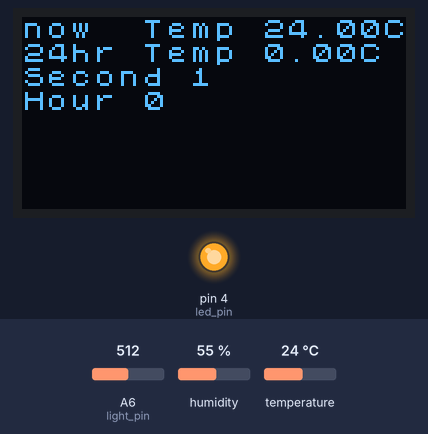
Bench run of a sketch on a simulated Arduino Nano, built with avr-gcc and run on an emulated ATmega328P. On the bench: 128×64 one-colour display, output pins drawn as LEDs (lit = HIGH). The inputs (shaded band) are chosen by the test bench; at power-on: temperature 24 °C, A6 (light_pin) = 512, humidity 55 %. What the sketch prints to the serial monitor is not drawn.

Above: at 1.8 s.
1.9 s: temperature set to 4 °C
At 4.3 s:
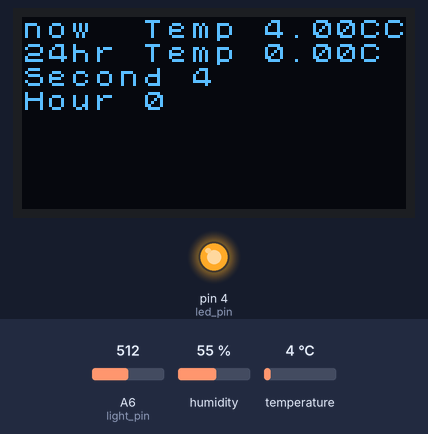
4.4 s: temperature set to 1 °C
At 7.1 s:
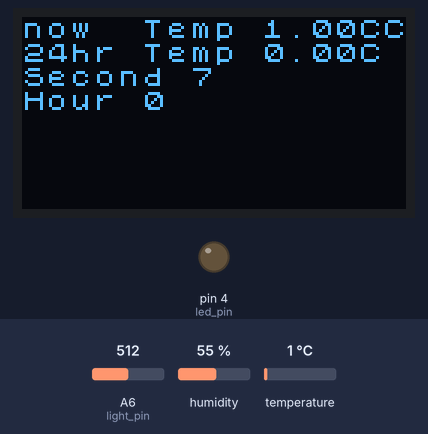
7.2 s: temperature set to 12 °C
At 10.0 s:
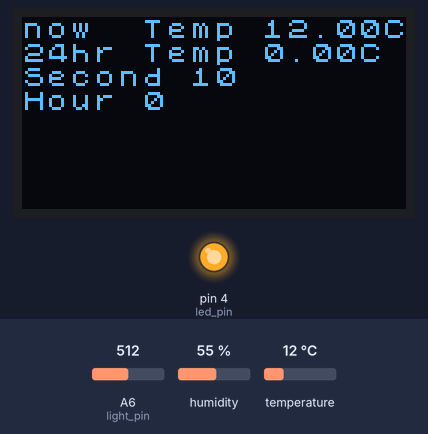
10.1 s: A6 (light_pin) set to 493
At 13.9 s:
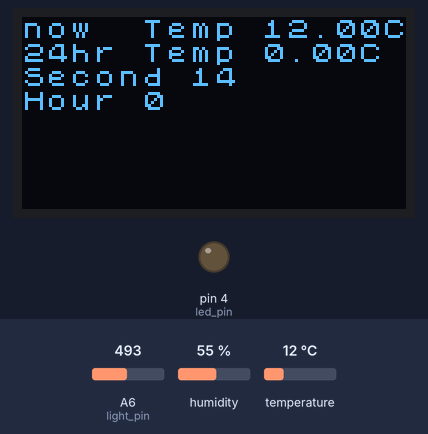
Timing chart, 0 to 15.4 s (numbered marks = the images above; inputs shaded):
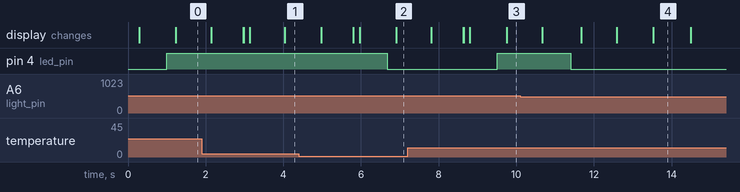

The sketch:

10231-schoolEnd.ino
```cpp
#include "DHT.h"
#include <Arduino.h>
#include <U8x8lib.h>

#define DHT_pin 3
#define DHT_type DHT11
DHT dht(DHT_pin,DHT_type);
U8X8_SSD1306_128X64_ALT0_HW_I2C u8x8(/* reset=*/ U8X8_PIN_NONE);

const int light_pin = A6;
const int led_pin = 4;
int Second = 0,Hour = 0;
float HourTemp[24],dayTemp = 0,total = 0;

void linit()
{
  for (size_t i = 0;i < 24;i++) HourTemp[i] = 0;
}

void setup()
{
  linit();
  pinMode(led_pin, OUTPUT);
  pinMode(light_pin,INPUT);
  dht.begin();
  u8x8.begin();
  u8x8.setFlipMode(1);
  Serial.begin(9600);
}

void loop()
{
  float temp = dht.readTemperature();
  int light = analogRead(light_pin);
  { //OLED temp&humi
    u8x8.setFont(u8x8_font_chroma48medium8_r);
    u8x8.setCursor(0,0);
    u8x8.print("now  Temp ");
    u8x8.print(temp);
    u8x8.print("C");
    u8x8.setCursor(0,1);
    u8x8.print("24hr Temp ");
    u8x8.print(dayTemp);
    u8x8.print("C");
    u8x8.setCursor(0,2);
    u8x8.print("Second ");
    u8x8.print(Second);
    u8x8.setCursor(0,3);
    u8x8.print("Hour ");
    u8x8.print(Hour);
    u8x8.refreshDisplay();
  }

  { // 測平均時間
    if (Second != 3600)
    {
      Second++;
      delay(710);
    }
    else
    {
      if (Hour != 23)
      {
        Second = 0;
        HourTemp[Hour] = temp;
        Hour++;
        u8x8.setCursor(0,2);
        u8x8.print("Second          ");
      }
      else
      {
        HourTemp[23] = temp;
        Hour = 0;
        u8x8.setCursor(0,3);
        u8x8.print("Hour            ");
        for (size_t i = 0;i < 24;i++)
        {
          total += HourTemp[i];
        }
        dayTemp = total/24;
        linit();
        total = 0;
      }
    }
  }

  { //LED亮
    if (abs(temp - dayTemp) >= 3 && light > 500)
    {
      Serial.println("Y");
      digitalWrite(led_pin,HIGH);
    }
    else
    {
      Serial.println("N");
      digitalWrite(led_pin,LOW);
    }
  }
}
```

Measured:
- the behaviour switches between 3 and 2 °C on temperature (found by bisection; images 1 and 2)
- the behaviour switches between 501 and 500 on A6 (light_pin) (found by bisection; images 3 and 4)
- after the input at 4.4 s, pin 4 (led_pin): HIGH → LOW after 2.3 s
- after the input at 7.2 s, pin 4 (led_pin): LOW → HIGH after 2.3 s
- after the input at 10.1 s, pin 4 (led_pin): HIGH → LOW after 1.3 s
